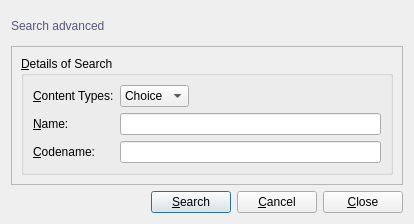
<?xml version="1.0" encoding="UTF-8"?>
<ui version="4.0">
 <class>PermissionSearch</class>
 <widget class="QDialog" name="PermissionSearch">
  <property name="geometry">
   <rect>
    <x>0</x>
    <y>0</y>
    <width>414</width>
    <height>224</height>
   </rect>
  </property>
  <property name="windowTitle">
   <string>Permission :: Search Advanced</string>
  </property>
  <property name="windowIcon">
   <iconset resource="../../../crud-2/resources/ui/resources.qrc">
    <normaloff>:/default/static/default/icons/22x22/face-devilish.png</normaloff>:/default/static/default/icons/22x22/face-devilish.png</iconset>
  </property>
  <layout class="QGridLayout" name="gridLayout">
   <item row="0" column="0">
    <layout class="QHBoxLayout" name="horizontalLayout_2">
     <item>
      <widget class="QLabel" name="titleLabel">
       <property name="styleSheet">
        <string notr="true">color: rgb(85, 85, 127);
font: 75 14pt &quot;DejaVu Sans Mono&quot;;</string>
       </property>
       <property name="text">
        <string>Search advanced</string>
       </property>
      </widget>
     </item>
     <item>
      <spacer name="horizontalSpacer_2">
       <property name="orientation">
        <enum>Qt::Horizontal</enum>
       </property>
       <property name="sizeHint" stdset="0">
        <size>
         <width>40</width>
         <height>20</height>
        </size>
       </property>
      </spacer>
     </item>
    </layout>
   </item>
   <item row="1" column="0">
    <widget class="QFrame" name="frame">
     <property name="frameShape">
      <enum>QFrame::StyledPanel</enum>
     </property>
     <property name="frameShadow">
      <enum>QFrame::Raised</enum>
     </property>
     <layout class="QGridLayout" name="gridLayout_3">
      <item row="0" column="0">
       <widget class="QGroupBox" name="detailsSearchGroupBox">
        <property name="title">
         <string>&amp;Details of Search</string>
        </property>
        <layout class="QFormLayout" name="formLayout_2">
         <property name="fieldGrowthPolicy">
          <enum>QFormLayout::ExpandingFieldsGrow</enum>
         </property>
         <item row="1" column="0">
          <widget class="QLabel" name="nameLabel">
           <property name="text">
            <string>&amp;Name:</string>
           </property>
           <property name="buddy">
            <cstring>nameLineEdit</cstring>
           </property>
          </widget>
         </item>
         <item row="1" column="1">
          <widget class="QLineEdit" name="nameLineEdit"/>
         </item>
         <item row="2" column="0">
          <widget class="QLabel" name="codenameLabel">
           <property name="text">
            <string>&amp;Codename:</string>
           </property>
           <property name="buddy">
            <cstring>codenameLineEdit</cstring>
           </property>
          </widget>
         </item>
         <item row="2" column="1">
          <widget class="QLineEdit" name="codenameLineEdit"/>
         </item>
         <item row="0" column="0">
          <widget class="QLabel" name="contentTypesLabel">
           <property name="text">
            <string>&amp;Content Types:</string>
           </property>
           <property name="buddy">
            <cstring>contentTypesComboBox</cstring>
           </property>
          </widget>
         </item>
         <item row="0" column="1">
          <widget class="QComboBox" name="contentTypesComboBox">
           <item>
            <property name="text">
             <string>Choice</string>
            </property>
           </item>
          </widget>
         </item>
        </layout>
       </widget>
      </item>
     </layout>
    </widget>
   </item>
   <item row="2" column="0">
    <layout class="QHBoxLayout" name="horizontalLayout">
     <item>
      <spacer name="horizontalSpacer">
       <property name="orientation">
        <enum>Qt::Horizontal</enum>
       </property>
       <property name="sizeHint" stdset="0">
        <size>
         <width>40</width>
         <height>20</height>
        </size>
       </property>
      </spacer>
     </item>
     <item>
      <widget class="QPushButton" name="searchPushButton">
       <property name="text">
        <string>&amp;Search</string>
       </property>
       <property name="icon">
        <iconset resource="../../../crud-2/resources/ui/resources.qrc">
         <normaloff>:/default/static/default/icons/22x22/dialog-ok-apply.png</normaloff>:/default/static/default/icons/22x22/dialog-ok-apply.png</iconset>
       </property>
       <property name="shortcut">
        <string>Ctrl+S</string>
       </property>
      </widget>
     </item>
     <item>
      <widget class="QPushButton" name="cancelPushButton">
       <property name="text">
        <string>&amp;Cancel</string>
       </property>
       <property name="icon">
        <iconset resource="../../../crud-2/resources/ui/resources.qrc">
         <normaloff>:/default/static/default/icons/22x22/dialog-cancel.png</normaloff>:/default/static/default/icons/22x22/dialog-cancel.png</iconset>
       </property>
       <property name="shortcut">
        <string>Ctrl+Shift+W</string>
       </property>
      </widget>
     </item>
     <item>
      <widget class="QPushButton" name="closePushButton">
       <property name="text">
        <string>&amp;Close</string>
       </property>
       <property name="icon">
        <iconset resource="../../../crud-2/resources/ui/resources.qrc">
         <normaloff>:/default/static/default/icons/22x22/window-close.png</normaloff>:/default/static/default/icons/22x22/window-close.png</iconset>
       </property>
       <property name="shortcut">
        <string>Ctrl+W</string>
       </property>
      </widget>
     </item>
    </layout>
   </item>
  </layout>
 </widget>
 <tabstops>
  <tabstop>contentTypesComboBox</tabstop>
  <tabstop>nameLineEdit</tabstop>
  <tabstop>codenameLineEdit</tabstop>
  <tabstop>searchPushButton</tabstop>
  <tabstop>cancelPushButton</tabstop>
  <tabstop>closePushButton</tabstop>
 </tabstops>
 <resources>
  <include location="../../../crud-2/resources/ui/resources.qrc"/>
 </resources>
 <connections/>
</ui>
